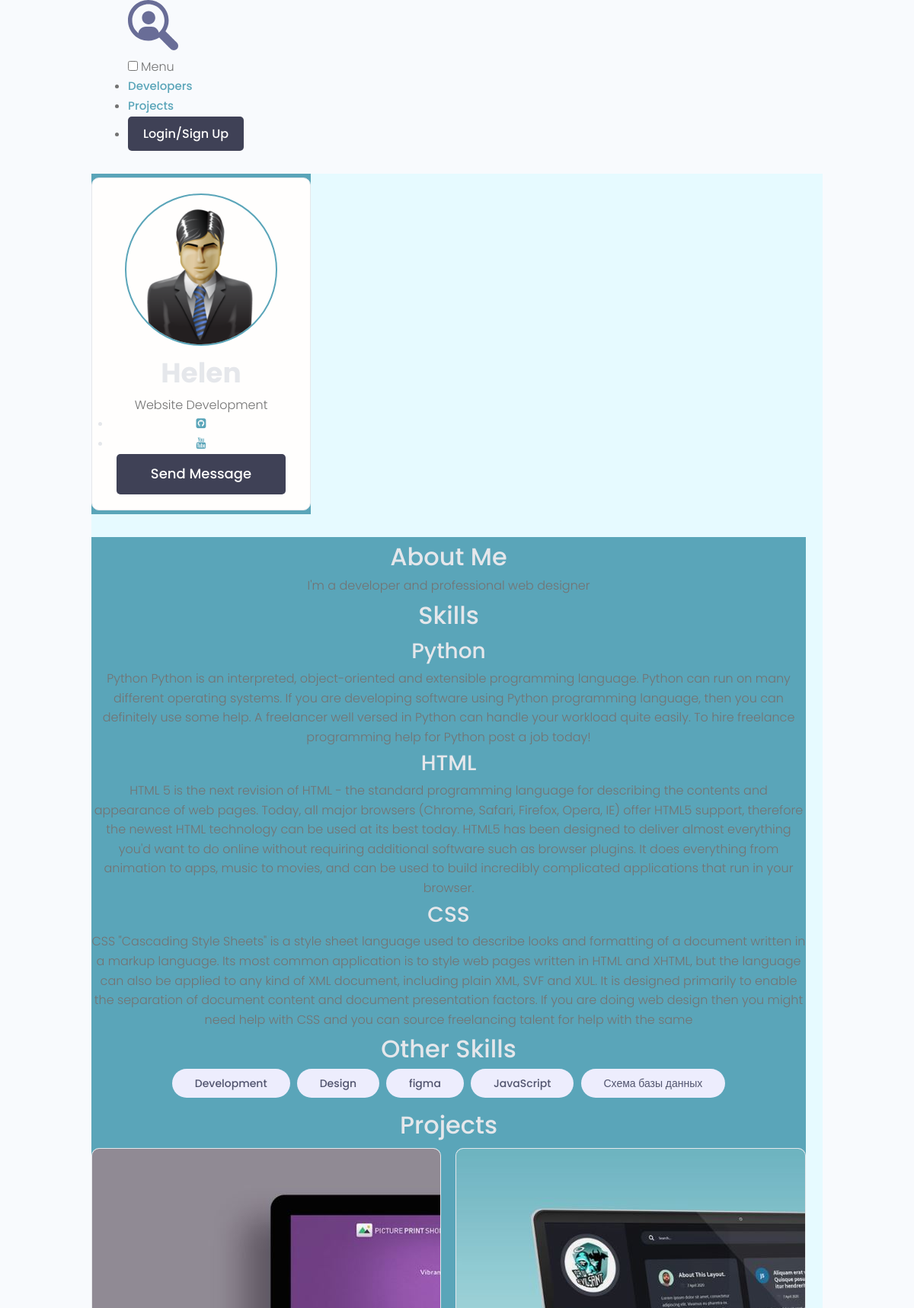
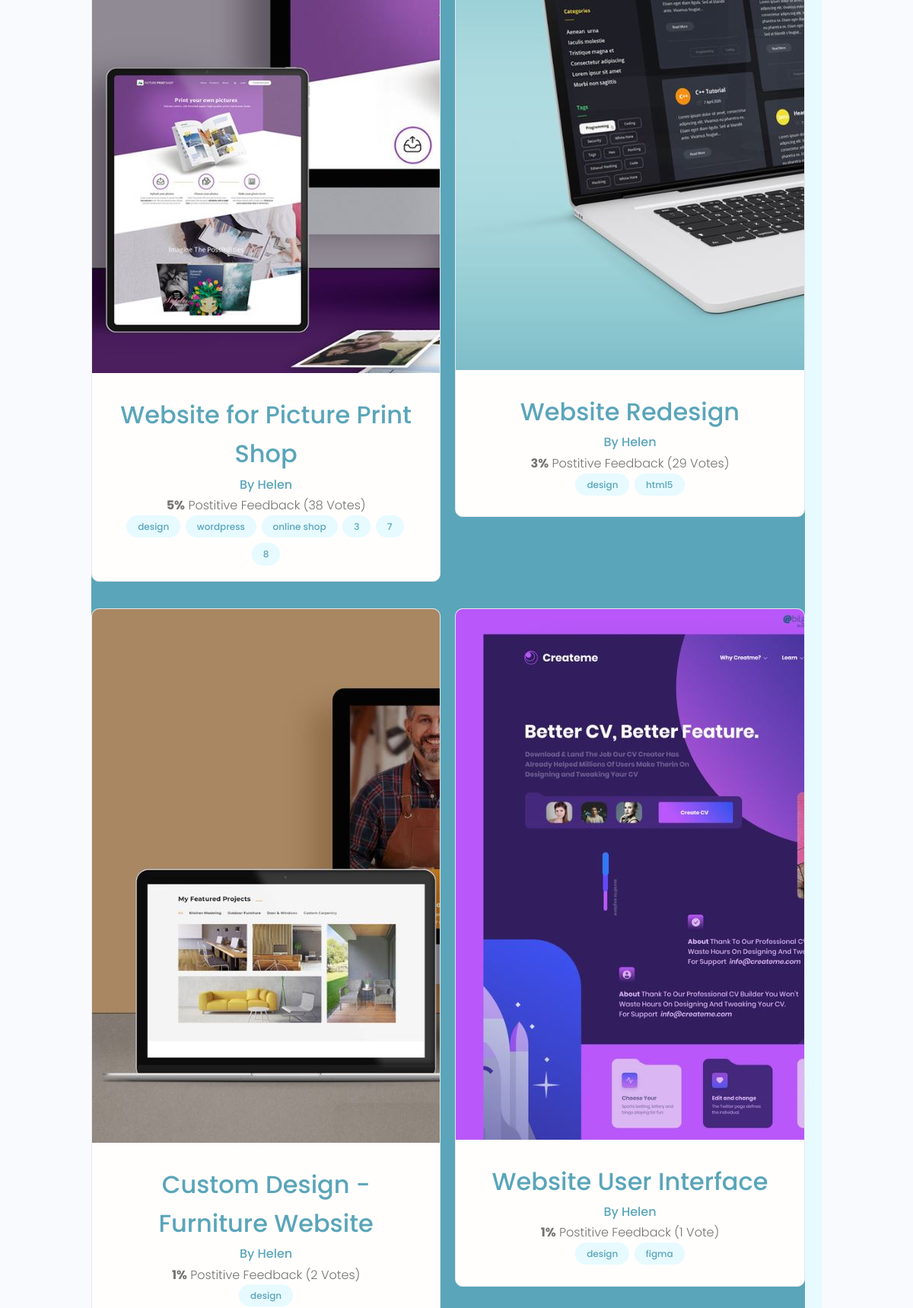
Screenshot of /profile/3/ (upper part) with the database file from the repository (2 pictures, top to bottom).
### users/models.py (models this page shows, shortened)
class Profile(models.Model):
    user = models.OneToOneField(User, on_delete=models.CASCADE, null=True, blank=True)
    name = models.CharField(max_length=200, blank=True, null=True)
    email = models.EmailField(max_length=500, blank=True, null=True)
    username = models.CharField(max_length=200, blank=True, null=True)
    short_info = models.CharField(max_length=200, blank=True, null=True)
    bio = models.TextField(blank=True, null=True)
    profile_image = models.ImageField(blank=True, null=True, upload_to='profiles/', default="profiles/user-default.png")
    social_github = models.CharField(max_length=200, blank=True, null=True)
    social_youtube = models.CharField(max_length=200, blank=True, null=True)
    social_website = models.CharField(max_length=200, blank=True, null=True)
    created = models.DateTimeField(auto_now_add=True)

class Skill(models.Model):
    owner = models.ForeignKey(Profile, on_delete=models.CASCADE, blank=True, null=True)
    name = models.CharField(max_length=200, blank=True, null=True)
    description = models.TextField(blank=True, null=True)
    created = models.DateTimeField(auto_now_add=True)
    def __str__(self):
        return f"{self.name}"

### projects/models.py (models this page shows, shortened)
class Project(models.Model):
    owner = models.ForeignKey(Profile, on_delete=models.SET_NULL, null=True, blank=True)
    title = models.CharField(max_length=200)
    description = models.TextField(null=True, blank=True)
    featured_image = models.ImageField(null=True, blank=True, upload_to="projects/%Y/%m/%d/", default="default.jpg")
    demo_link = models.CharField(max_length=2000, null=True, blank=True)
    source_link = models.CharField(max_length=2000, null=True, blank=True)
    tags = models.ManyToManyField('Tag', blank=True)
    vote_total = models.IntegerField(default=0, null=True, blank=True)
    vote_ratio = models.IntegerField(default=0, null=True, blank=True)
    created = models.DateTimeField(auto_now_add=True)
    class Meta:
        ordering = ['-vote_ratio', '-vote_total', 'title']

class Tag(models.Model):
    name = models.CharField(max_length=200)
    created = models.DateTimeField(auto_now_add=True)
    def __str__(self):
        return self.name

### users/views.py (the view)
# urls.py: path('profile/<str:pk>/', views.user_profile, name="user_profile"),
def user_profile(request, pk):
    prof = Profile.objects.get(id=pk)
    top_skills = prof.skill_set.exclude(description__exact="")
    other_skills = prof.skill_set.filter(description="")
    context = {
        'profile': prof,
        'top_skills': top_skills,
        'other_skills': other_skills
    }
    return render(request, 'users/profile.html', context)

### users/templates/users/profile.html (shortened to what this page needs)
{% extends 'projects/base.html' %}
{% block content %}
  <main class="profile my-md">
    <div class="container">
      <div class="layout">
        <div class="column column--1of3">
          <div class="card text-center">
            <div class="card__body dev">
              <img class="avatar avatar--xl" src="{{ profile.profile_image.url }}" />
              <h2 class="dev__name">{{ profile.name }}</h2>
              <p class="dev__title">{{ profile.short_info }}</p>
              <ul class="dev__social">
                {% if profile.social_github %}
                <li>
                  <a title="Github" href="{{ profile.social_github }}" target="_blank"><i class="fa fa-github-square"></i></a>
                </li>
                {% endif %}
               {% if profile.social_youtube %}
                <li>
                  <a title="Youtube" href="{{ profile.social_youtube }}" target="_blank"><i class="fa fa-youtube"></i></a>
                </li>
                {% endif %}
              </ul>
              {% if request.user.profile.id != profile.id %}
              <a href="{% url 'create-message' profile.id %}" class="btn btn--sub btn--lg">Send Message </a>
              {% endif %}
            </div>
          </div>
        </div>
        <div class="column column--2of3">
          <div class="devInfo">
            <h3 class="devInfo__title">About Me</h3>
            <p class="devInfo__about">{{ profile.bio }}</p>
          </div>
          <div class="devInfo">
            <h3 class="devInfo__title">Skills</h3>
            <div class="devInfo__skills">
              {% for skill in top_skills %}
              <div class="devSkill">
                <h4 class="devSkill__title">{{ skill.name }}</h4>
                <p class="devSkill__info">
                  {{ skill.description }}
                </p>
              </div>
              {% endfor %}
              <h3 class="devInfo__subtitle">Other Skills</h3>
              <div class="devInfo__otherSkills">
                {% for skill in other_skills %}
                <span class="tag tag--pill tag--sub tag--lg">
                  <small>{{ skill }}</small>
                </span>
                {% endfor %}
              </div>
            </div>
          </div>
          <div class="devInfo">
            <h3 class="devInfo__title">Projects</h3>
            <div class="grid grid--two">
              {% for project in profile.project_set.all %}
              <div class="column">
                <div class="card project">
                  <a href="{% url 'project' project.id %}" class="project">
                    <img class="project__thumbnail" src="{{ project.featured_image.url }}" alt="project thumbnail" />
                    <div class="card__body">
                      <h3 class="project__title">{{ project.title }}</h3>
                      <p><a class="project__author" href="{% url 'user_profile' project.owner.id %}">By {{project.owner.name}}</a></p>
                      <p class="project--rating">
                        <span style="font-weight: bold;">{{ project.vote_ratio }}%</span> Postitive
                        Feedback ({{project.vote_total}} Vote{{project.vote_total|pluralize:"s"}})
                      </p>
                      <div class="project__tags">
                        {% for tag in project.tags.all %}
                        <span class="tag tag--pill tag--main">
                          <small>{{ tag }}</small>
                        </span>
                        {% endfor %}
                      </div>
                    </div>
                  </a>
                </div>
              </div>
              {% endfor %}
            </div>
          </div>
        </div>
      </div>
    </div>
  </main>
{% endblock %}

### projects/static/uikit/app.css (style rules this page uses)
.layout { background: var(--color-main-light); }
.layout > .column, .grid > .column { color: var(--color-light); text-align: center; background: var(--color-main); }

### projects/static/uikit/styles/modules/_variables.css (style rules this page uses)
:root { --color-main: #5aa5b9; --color-main-light: #e6faff; --color-sub: #3f4156; --color-sub-light: #51546e; --color-sub-lighter: #ededfd; --color-text: #737373; --color-gray: #8b8b8b; --color-light: #e5e7eb; --color-light-gray: #767676; --color-bg: #f8fafd; --color-white: #fffefd; --color-white-light: #f3f3f3; --color-success: #359e64; --color-success-bg: #def8e8; --color-error: #fc4b0b; --color-error-bg: #fff2ee; --font-base: 'Poppins', arial, helvetica, 'Segoe UI', roboto, ubuntu, sans-serif; --font-monospace: 'Fira Code', 'Courier New', courier, monospace; --font-regular: 300; --font-medium: 500; --font-bold: 700; --generic-shadow: 1px 1px 5px #00000010; --generic-transition: all 0.3s ease-in-out; }

### projects/static/uikit/styles/modules/_base.css (style rules this page uses)
* { margin: 0; padding: 0; box-sizing: border-box; text-rendering: optimizeLegibility; color: inherit; font-size: inherit; }
html { font-size: 50%; }
@media only screen and (min-width: 480px) { html { font-size: 56.25%; } }
@media only screen and (min-width: 1200px) { html { font-size: 62.5%; } }
body { line-height: 1.6; font-weight: 400; font-size: 1.5rem; color: var(--color-text); background-color: var(--color-bg); min-height: 100vh; }

### projects/static/uikit/styles/modules/_typography.css (style rules this page uses)
* { font-family: var(--font-base); }
h2 { font-size: 3.6rem; font-weight: var(--font-bold); }
h3 { font-size: 3.2rem; font-weight: var(--font-medium); }
h4 { font-size: 2.8rem; font-weight: var(--font-medium); }
p, span, strong { font-size: 1.6rem; color: var(--color-text); font-weight: var(--font-regular); }
a { padding-bottom: 2px; text-decoration: none; display: inline-block; color: var(--color-main); font-weight: var(--font-medium); }

### projects/static/uikit/styles/modules/_utilities.css (style rules this page uses)
.container { width: 92%; max-width: 165rem; margin: 0 auto; box-sizing: border-box; }
@media screen and (min-width: 1000px) { .container { width: 90%; } }
@media screen and (min-width: 1200px) { .container { width: 80%; } }
.text-center { text-align: center; }
.my-md { margin: 3rem auto; }

### projects/static/uikit/styles/modules/_avatar.css (style rules this page uses)
.avatar { border-radius: 50%; border: 2px solid var(--color-main); object-fit: cover; }
.avatar--xl { height: 20rem; width: 20rem; }

### projects/static/uikit/styles/modules/_button.css (style rules this page uses)
.btn { display: inline-block; position: relative; cursor: pointer; background-color: var(--color-light); font-weight: var(--font-medium); color: var(--color-sub); text-decoration: none; padding: 1rem 2rem; border-radius: 0.5rem; border: none; width: -webkit-fit-content; width: -moz-fit-content; width: fit-content; height: -webkit-fit-content; height: -moz-fit-content; height: fit-content; font-size: 1.6rem; outline-width: 0; outline-color: transparent; -webkit-backface-visibility: hidden; backface-visibility: hidden; transition: all 0.3s ease-in-out; }
.btn--sub { background-color: var(--color-sub); color: var(--color-white); }
.btn--lg { font-size: 1.8rem; padding: 1.2rem 4.5rem; }

### projects/static/uikit/styles/modules/_card.css (style rules this page uses)
.card { border-radius: 1rem; background-color: var(--color-white); border: 1.5px solid var(--color-light); width: auto; height: auto; margin-top: 0.5rem; margin-bottom: 0.5rem; overflow: hidden; }
.card__body, .card__header { padding: 2rem 2.5rem; }

### projects/static/uikit/styles/modules/_tag.css (style rules this page uses)
.tag { display: inline-flex; align-items: center; background-color: var(--color-sub); height: -webkit-fit-content; height: -moz-fit-content; height: fit-content; width: -webkit-fit-content; width: -moz-fit-content; width: fit-content; border-radius: 0.5rem; padding: 0.5rem 1.5rem; font-size: 1.2rem; cursor: pointer; }
.tag:not(:last-child) { margin-right: 0.25rem; margin-bottom: 0.75rem; }
.tag > small { color: var(--color-white); }
.tag--pill { border-radius: 5rem; }
.tag--main, .tag--main > small { background: var(--color-main-light); color: var(--color-main); font-weight: 500; }
.tag--sub, .tag--sub > small { background: var(--color-sub-lighter); color: var(--color-sub-light); font-weight: 500; }
.tag--lg { padding: 0.8rem 3rem; font-size: 1.4rem; }
.tag--lg:not(:last-child) { margin-right: 0.5rem; margin-bottom: 1rem; }

### projects/static/uikit/styles/modules/_grid.css (style rules this page uses)
.grid { display: flex; flex-wrap: wrap; justify-content: flex-start; align-items: stretch; }
.grid > .column { min-width: 28rem; margin-bottom: 2.5rem; }
.grid--two > .column { flex-basis: 100%; }
@media screen and (min-width: 800px) { .grid--two { margin-right: -2%; } }
@media screen and (min-width: 800px) { .grid--two > .column { margin-right: 2%; } }
@media screen and (min-width: 800px) { .grid--two > .column { flex-basis: 48%; } }

### rows the page displays
Profile: profile_image (placeholder picture), name "Helen", short_info "Website Development", bio "I'm a developer and professional web designer"
Skill: name "Python", description "Python Python is an interpreted, object-oriented and extensible programming language. Python can run on many different operating systems. If you are developing software using Python programming language, then you can definitely use some help. A freelancer well versed in Python can handle your workload quite easily. To hire freelance programming help for Python post a job today!"
Skill: name "HTML", description "HTML 5 is the next revision of HTML - the standard programming language for describing the contents and appearance of web pages. Today, all major browsers (Chrome, Safari, Firefox, Opera, IE) offer HTML5 support, therefore the newest HTML technology can be used at its best today. HTML5 has been designed to deliver almost everything you'd want to do online without requiring additional software such as browser plugins. It does everything from animation to apps, music to movies, and can be used to build incredibly complicated applications that run in your browser."
Skill: name "CSS", description "CSS \"Cascading Style Sheets\" is a style sheet language used to describe looks and formatting of a document written in a markup language. Its most common application is to style web pages written in HTML and XHTML, but the language can also be applied to any kind of XML document, including plain XML, SVF and XUL. It is designed primarily to enable the separation of document content and document presentation factors. If you are doing web design then you might need help with CSS and you can source freelancing talent for help with the same"
Skill: name "Development"
Skill: name "Design"
Skill: name "figma"
Skill: name "JavaScript"
Skill: name "Схема базы данных"
Project: featured_image (picture), title "Website for Picture Print Shop", owner.name "Helen", vote_ratio "5", vote_total "38"
Tag: name "design"
Tag: name "wordpress"
Tag: name "online shop"
Tag: name "3"
Tag: name "7"
Tag: name "8"
Project: featured_image (picture), title "Website Redesign", owner.name "Helen", vote_ratio "3", vote_total "29"
Tag: name "html5"
Project: featured_image (picture), title "Custom Design - Furniture Website", owner.name "Helen", vote_ratio "1", vote_total "2"
Project: featured_image (picture), title "Website User Interface", owner.name "Helen", vote_ratio "1", vote_total "1"
Tag: name "figma"
